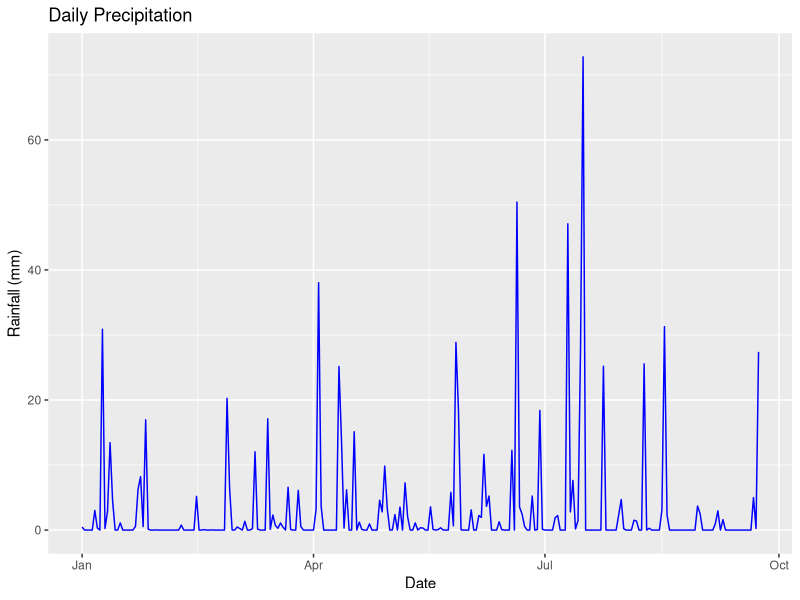
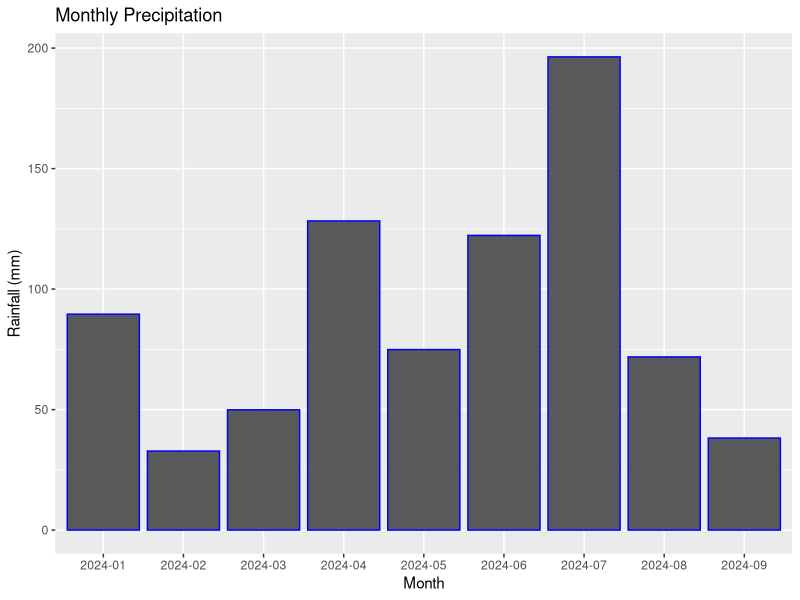

Write R code to recreate these figures, in order.
## ---- chunk 1
#| include: false
#| warning: false
#| message: false

library(tidyverse)
data <- read_csv(here::here("data/analysis_data/analysis_data.csv"))
## ---- chunk 2
#| label: fig-daily
#| fig-cap: Daily Precipitation
#| echo: false

daily <- filter(data, data$longitude == -79.4781121, data$latitude == 43.6476803)
ggplot(daily, aes(x = date, y = Total_Rainfall)) +
  geom_line(color = "blue") +
  labs(title = "Daily Precipitation", 
       x = "Date", 
       y = "Rainfall (mm)")
## ---- chunk 3
#| label: fig-monthly
#| fig-cap: Monthly Precipitation
#| fig-pos: H
#| echo: false
#| warning: false
#| message: false

monthly <- daily %>% 
  mutate(month = format(date, "%Y-%m")) %>%
  group_by(month) %>%
  summarize(monthly_rainfall = sum(Total_Rainfall))

ggplot(monthly, aes(x = month, y = monthly_rainfall)) +
  geom_bar(stat = "identity", color = "blue") +
  labs(title = "Monthly Precipitation", 
       x = "Month", 
       y = "Rainfall (mm)")


## ---- chunk 4
#| echo: false
#| eval: true
#| label: tbl-modelresults
#| tbl-cap: "Explanatory models of precipitation based on longitude and latitude"
#| warning: false
#| include: false

modeldata <- data %>% group_by(longitude, latitude) %>% summarize(year_rainfall = sum(Total_Rainfall))
lm(year_rainfall ~ longitude + latitude, modeldata)
## ---- chunk 5
#| eval: true
#| echo: false
#| message: false
#| warning: false
#| label: fig-ppcheckandposteriorvsprior
#| layout-ncol: 2
#| fig-cap: "Examining how the model fits, and is affected by, the data"
#| fig-subcap: ["Posterior prediction check", "Comparing the posterior with the prior"]


## ---- chunk 6
#| echo: false
#| eval: true
#| message: false
#| warning: false
#| label: fig-stanareyouokay
#| fig-cap: "Checking the convergence of the MCMC algorithm"
#| fig-subcap: ["Trace plot", "Rhat plot"]
#| layout-ncol: 2


